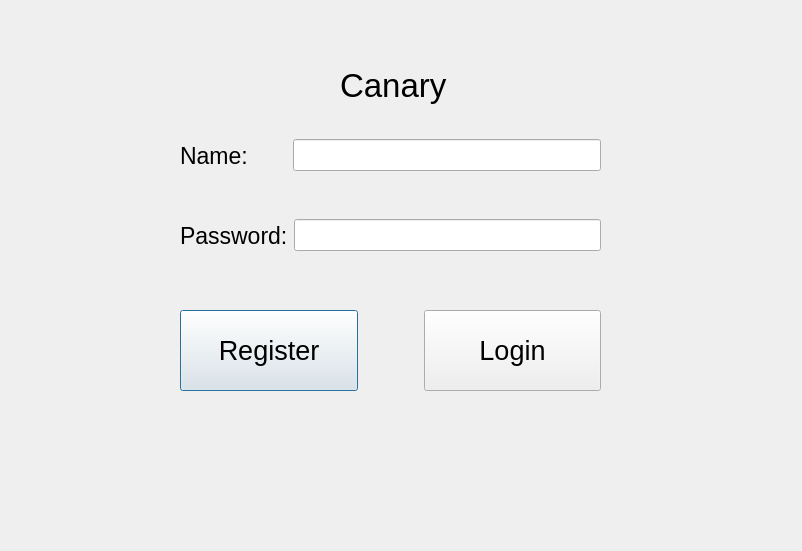
<?xml version="1.0" encoding="UTF-8"?>
<ui version="4.0">
 <class>Launcher</class>
 <widget class="QDialog" name="Launcher">
  <property name="geometry">
   <rect>
    <x>0</x>
    <y>0</y>
    <width>802</width>
    <height>551</height>
   </rect>
  </property>
  <property name="windowTitle">
   <string>Canary</string>
  </property>
  <widget class="QLabel" name="Title">
   <property name="geometry">
    <rect>
     <x>340</x>
     <y>50</y>
     <width>151</width>
     <height>71</height>
    </rect>
   </property>
   <property name="font">
    <font>
     <pointsize>25</pointsize>
    </font>
   </property>
   <property name="text">
    <string>Canary</string>
   </property>
  </widget>
  <widget class="QWidget" name="horizontalLayoutWidget">
   <property name="geometry">
    <rect>
     <x>180</x>
     <y>130</y>
     <width>421</width>
     <height>51</height>
    </rect>
   </property>
   <layout class="QHBoxLayout" name="horizontalLayout">
    <item>
     <widget class="QLabel" name="NameLabel">
      <property name="font">
       <font>
        <pointsize>17</pointsize>
       </font>
      </property>
      <property name="text">
       <string>Name:</string>
      </property>
     </widget>
    </item>
    <item>
     <spacer name="horizontalSpacer">
      <property name="orientation">
       <enum>Qt::Horizontal</enum>
      </property>
      <property name="sizeType">
       <enum>QSizePolicy::Fixed</enum>
      </property>
      <property name="sizeHint" stdset="0">
       <size>
        <width>39</width>
        <height>20</height>
       </size>
      </property>
     </spacer>
    </item>
    <item>
     <widget class="QLineEdit" name="NameInput">
      <property name="font">
       <font>
        <pointsize>15</pointsize>
       </font>
      </property>
     </widget>
    </item>
   </layout>
  </widget>
  <widget class="QWidget" name="horizontalLayoutWidget_2">
   <property name="geometry">
    <rect>
     <x>180</x>
     <y>210</y>
     <width>421</width>
     <height>51</height>
    </rect>
   </property>
   <layout class="QHBoxLayout" name="horizontalLayout_2">
    <item>
     <widget class="QLabel" name="KeyLabel">
      <property name="font">
       <font>
        <pointsize>17</pointsize>
       </font>
      </property>
      <property name="text">
       <string>Password:</string>
      </property>
     </widget>
    </item>
    <item>
     <widget class="QLineEdit" name="KeyInput">
      <property name="font">
       <font>
        <pointsize>15</pointsize>
       </font>
      </property>
      <property name="echoMode">
       <enum>QLineEdit::Password</enum>
      </property>
     </widget>
    </item>
   </layout>
  </widget>
  <widget class="QWidget" name="horizontalLayoutWidget_3">
   <property name="geometry">
    <rect>
     <x>180</x>
     <y>310</y>
     <width>421</width>
     <height>81</height>
    </rect>
   </property>
   <layout class="QHBoxLayout" name="horizontalLayout_3">
    <item>
     <widget class="QPushButton" name="RegiBtn">
      <property name="sizePolicy">
       <sizepolicy hsizetype="Minimum" vsizetype="Expanding">
        <horstretch>0</horstretch>
        <verstretch>0</verstretch>
       </sizepolicy>
      </property>
      <property name="font">
       <font>
        <pointsize>20</pointsize>
       </font>
      </property>
      <property name="text">
       <string>Register</string>
      </property>
     </widget>
    </item>
    <item>
     <spacer name="horizontalSpacer_2">
      <property name="orientation">
       <enum>Qt::Horizontal</enum>
      </property>
      <property name="sizeType">
       <enum>QSizePolicy::Fixed</enum>
      </property>
      <property name="sizeHint" stdset="0">
       <size>
        <width>60</width>
        <height>20</height>
       </size>
      </property>
     </spacer>
    </item>
    <item>
     <widget class="QPushButton" name="LoginBtn">
      <property name="sizePolicy">
       <sizepolicy hsizetype="Minimum" vsizetype="Expanding">
        <horstretch>0</horstretch>
        <verstretch>0</verstretch>
       </sizepolicy>
      </property>
      <property name="font">
       <font>
        <pointsize>20</pointsize>
       </font>
      </property>
      <property name="text">
       <string>Login</string>
      </property>
     </widget>
    </item>
   </layout>
  </widget>
 </widget>
 <resources/>
 <connections/>
</ui>
